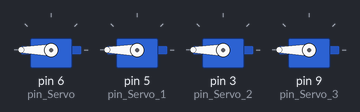
A sketch run on a simulated Arduino Uno, built with avr-gcc and run on an emulated ATmega328P. On the bench: 4 × servo.

Above: at 0.05 s.
At 4.0 s:
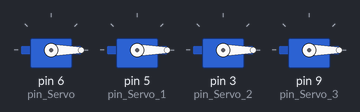
Timing chart, 0 to 5.2 s (numbered marks = the images above):
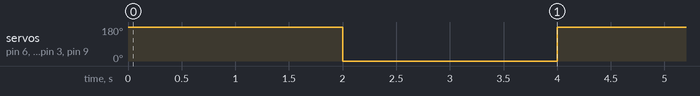

Measured:
- by itself, servo on pin 6 (pin_Servo), servo on pin 5 (pin_Servo_1), servo on pin 3 (pin_Servo_2), servo on pin 9 (pin_Servo_3): alternates 180° for 2.0 s and 0° for 2.0 s

The sketch:

prueba_servo.ino
```cpp
/*
 * Fundacion Kinal
 * Centro educativo tecnico laboral Kinal
 * Perito en electonica
 * Quinto perito
 * EB5AM / EB5AV
 * Taller de electronica digital y reparacion de computadoras
 * Nombre: Profe Alejandro Lopez
 * Fecha: 04/05/2023
 * Proyecto: ServoMotor
 */


//Libreria
#include <Servo.h> //libreria que me permite usar el servo

//Directivas de preprocesador
#define pin_Servo 6
#define pin_Servo_1 5
#define pin_Servo_2 3
#define pin_Servo_3 9

//Constructor
Servo Servo_profeAlejandro;  //mi servo
Servo Servo_profeAlejandro_1;
Servo Servo_profeAlejandro_2;
Servo Servo_profeAlejandro_3;
void setup()
{

  Servo_profeAlejandro.attach(pin_Servo);
  Servo_profeAlejandro_1.attach(pin_Servo_1);
   Servo_profeAlejandro_2.attach(pin_Servo_2);
    Servo_profeAlejandro_3.attach(pin_Servo_3);

}

void loop()
{


     Servo_profeAlejandro.write(180);
     Servo_profeAlejandro_1.write(180);
     Servo_profeAlejandro_2.write(180);
      Servo_profeAlejandro_3.write(180);
    delay(2000);
    Servo_profeAlejandro.write(0);
    Servo_profeAlejandro_1.write(0);
    Servo_profeAlejandro_2.write(0);
    Servo_profeAlejandro_3

    .write(0);
    delay(2000);


}
```
